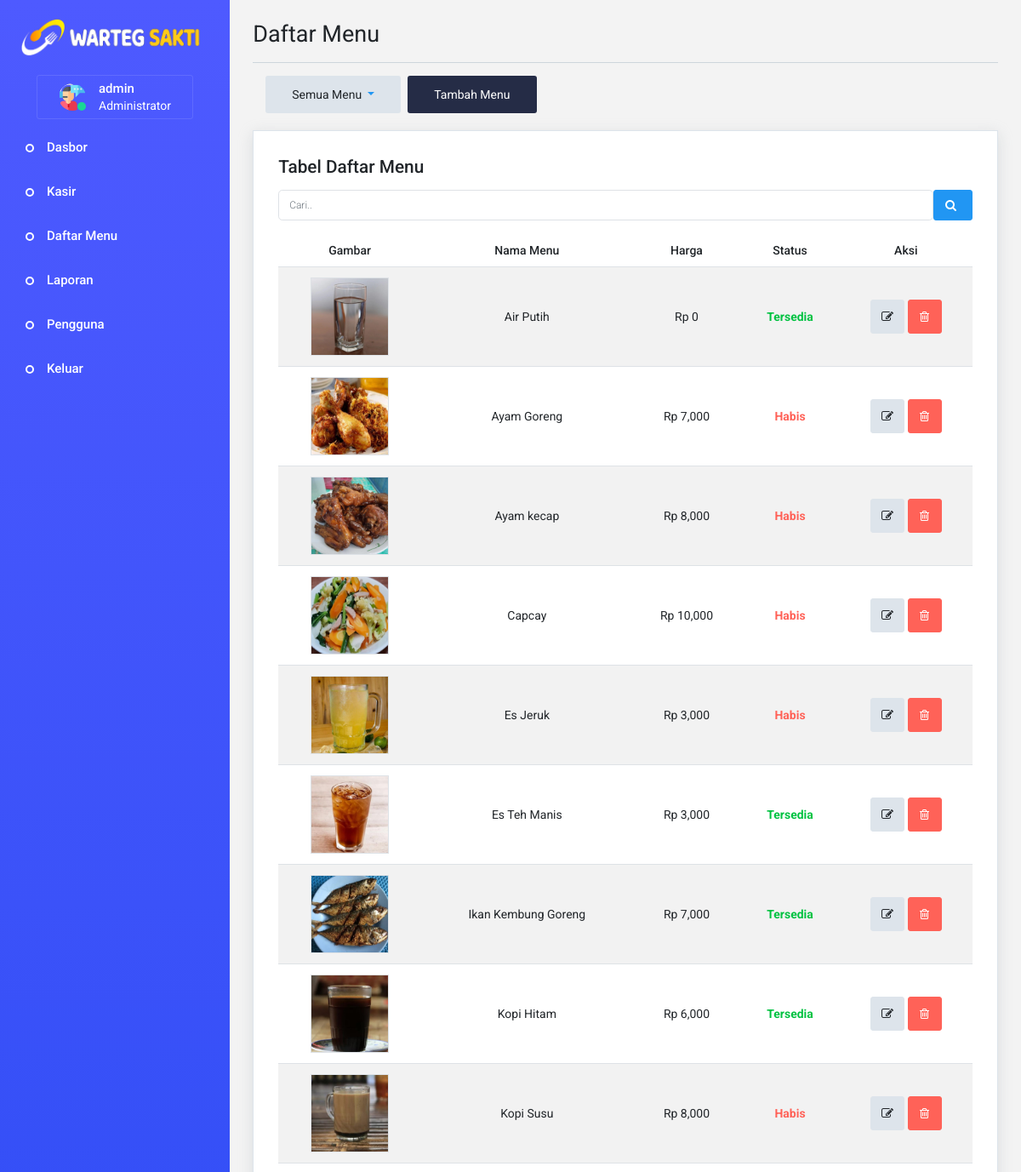
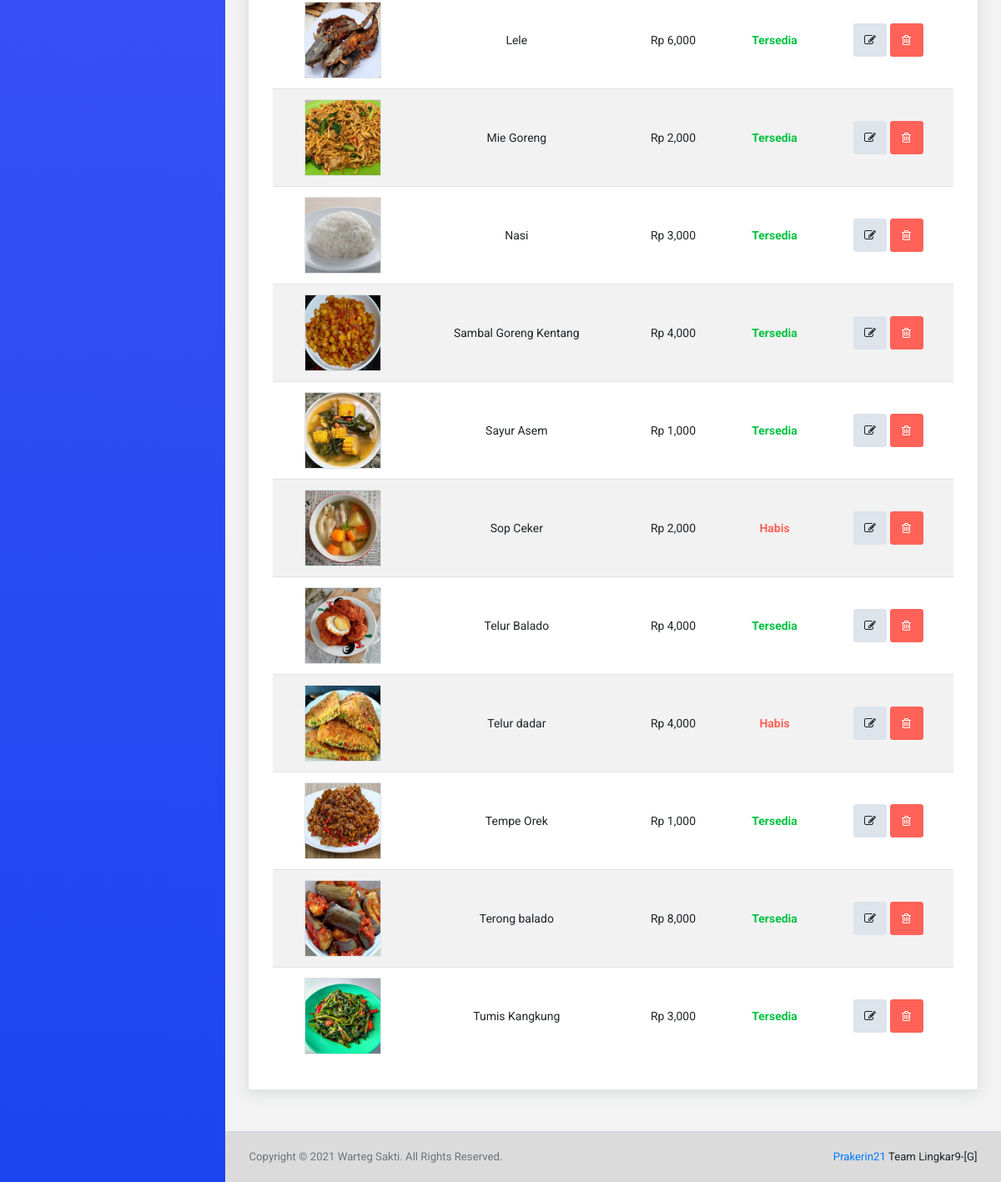
/?p=daftar-menu (signed in), run on the app's committed database (2 pictures, top to bottom).
### tables this page shows
CREATE TABLE `pengguna` (
  `id_pengguna` int(10) NOT NULL,
  `gambar` varchar(50) NOT NULL,
  `nama_lengkap` varchar(50) NOT NULL,
  `email` varchar(50) NOT NULL,
  `telepon` varchar(13) NOT NULL,
  `username` varchar(10) NOT NULL,
  `password` varchar(100) NOT NULL,
  `level` enum('admin','kasir') NOT NULL,
  `status` enum('aktif','pasif') NOT NULL
);

CREATE TABLE `daftar_menu` (
  `id_menu` int(11) NOT NULL,
  `menu` varchar(100) NOT NULL,
  `gambar` varchar(50) NOT NULL,
  `jenis` enum('Makanan','Minuman') NOT NULL,
  `harga` int(11) NOT NULL,
  `status` enum('Tersedia','Habis') NOT NULL,
  `terjual` int(11) NOT NULL DEFAULT 0
);

### condition.php (called while the page is built, shortened)
<?php
  $admin = isset($_SESSION["admin"]);
  $idp = $_SESSION['login']["id_pengguna"];
  $tbp = mysqli_query($conn, "SELECT * FROM pengguna WHERE id_pengguna='$idp'");
  $rowp = mysqli_fetch_assoc($tbp);
?>

### daftarmenu.php (the view, shortened to what this page needs)
<?php isset($_GET['j']) ? $jenis = $_GET['j']:$jenis = "all"; ?>
<div class="row page-title-header">
  <div class="col-12">
    <div class="page-header">
      <h3 class="page-title">
        Daftar Menu
      </h3>
    </div>
  </div>
  <div class="col-12">
    <div class="page-header-toolbar d-flex">
      <div class="filter-wrapper">
        <button type="button" id="dropdownsorting" class="btn btn-secondary dropdown-toggle btn-lg btn-fw" data-toggle="dropdown" title="Daftar Menu">
          <?php
            if( isset($_POST["carimenu"]) ){
              echo "Pencarian";
            } elseif( $jenis=="all" ){
              echo "Semua Menu";
            } elseif( $jenis=="makanan" ){
              echo "Menu Makanan";
            } elseif( $jenis=="minuman" ){
              echo "Menu Minuman";
            } else {
              echo "---";
            }
          ?>
        </button>
      </div>
      <div class="filter-wrapper ml-2">
        <?=$admin ? '<button type="button" class="btn btn-dark btn-lg btn-fw" data-toggle="modal" data-target="#add" title="Tambah Menu">Tambah Menu</button>':"";?>
      </div>
    </div>
  </div>
</div>
<div class="row">
  <div class="col-md-12 grid-margin">
    <div class="card">
      <div class="card-body">
        <h2 class="card-title icon-sm">
          <?php
            if( isset($_POST["carimenu"]) ){
              echo "Hasil Pencarian = ".htmlspecialchars($_POST["carimenu"]);
            } elseif( $jenis=="all" ){
              echo "Tabel Daftar Menu";
            } elseif( $jenis=="makanan" ){
              echo "Tabel Makanan";
            } elseif( $jenis=="minuman" ){
              echo "Tabel Minuman";
            } else {
              echo "???";
            }
          ?>
        </h2>
        <form method="post">
          <div class="form-group d-flex">
            <input type="search" name="carimenu" id="ism" class="form-control form-control-lg" placeholder="Cari.." autocomplete="off" title="Cari">
            <button type="submit" class="btn btn-primary btn-sm" title="Cari"><i class="fa fa-search"></i></button>
          </div>
        </form>
        <div class="table-responsive">
          <table class="table table-striped text-center">
            <thead>
              <tr>
                <th>Gambar</th>
                <th>Nama Menu</th>
                <th>Harga</th>
                <th>Status</th>
                <?=$admin ? "<th>Aksi</th>":"";?>
              </tr>
            </thead>
            <tbody id="psm">
              <?php
                if( isset($_POST["carimenu"]) ){
                  $keymenu = $_POST["carimenu"];
                  if( $keymenu<0 ){
                    echo "<script>window.location.href='?p=daftar-menu'</script>";
                  } else {
                    $tbmenu = mysqli_query($conn, "SELECT * FROM daftar_menu WHERE menu LIKE '%$keymenu%' OR harga LIKE '%$keymenu%' OR status LIKE '%$keymenu%'");
                  }
                } else {
                  if( $jenis=="all" ){
                    $tbmenu = mysqli_query($conn, "SELECT * FROM daftar_menu ORDER BY menu");
                  } else {
                    $tbmenu = mysqli_query($conn, "SELECT * FROM daftar_menu WHERE jenis='$jenis' ORDER BY menu");
                  }
                }
                foreach( $tbmenu as $rowmenu ):
                if( mysqli_num_rows($tbmenu)>0 ):
              ?>
              <tr>
                <td><img src="assets/images/daftarmenu/<?=$rowmenu["gambar"];?>" alt="<?=$rowmenu['menu'];?>" class="thumb-image img-lg" title="Gambar <?=$rowmenu['menu'];?>"></td>
                <td><?=$rowmenu["menu"];?></td>
                <td>Rp <?=number_format($rowmenu["harga"]);?></td>
                <td><?=$rowmenu["status"]=="Tersedia" ? '<strong class="text-success">Tersedia</strong>':'<strong class="text-danger">Habis</strong>';?>
                </td>
                <?php if( $admin ){ ?>
                  <td>
                    <button type="button" class="btn btn-icons btn-secondary" data-toggle="modal" data-target="#edit<?=$rowmenu['id_menu'];?>" title="Ubah"><i class="fa fa-edit"></i></button>
                    <button type="button" class="btn btn-icons btn-danger" data-toggle="modal" data-target="#delete<?=$rowmenu['id_menu'];?>" title="Hapus"><i class="fa fa-trash-o"></i></button>
                  </td>
                <?php } ?>
              </tr>
              <?php
                endif;
                endforeach;
              ?>
            </tbody>
          </table>
        </div>
      </div>
    </div>
  </div>
</div>

### index.php (shortened to what this page needs)
<?php
  require "config.php";
  require "condition.php";
?>
<!DOCTYPE html>
<html lang="id-ID">
  <head>
    <link rel="stylesheet" href="assets/vendors/iconfonts/mdi/css/materialdesignicons.min.css">
    <link rel="stylesheet" href="assets/vendors/iconfonts/font-awesome/css/font-awesome.min.css">
    <link rel="stylesheet" href="assets/css/style.css">
    <link rel="stylesheet" href="assets/css/bootstrap.min.css">
    <link rel="stylesheet" href="assets/css/dashboard.css">
  </head>
  <body>
    <div class="container-scroller">
      <div class="container-fluid page-body-wrapper">
        <nav class="sidebar sidebar-offcanvas" id="sidebar">
          <ul class="nav">
            <li class="nav-item nav-profile my-3">
              <img src="assets/images/logo.png" class="navbar-brand navbar-brand-wrapper brand-log ml-4" alt="logo" title="logo">
            </li>
            <li class="nav-item nav-profile mt-0 mb-2">
              <a href="?p=profil" class="nav-link" title="Profil">
                <div class="profile-image">
                  <img class="img-xs rounded-circle" src='assets/images/user/<?=$rowp["gambar"];?>' alt="profil">
                  <div class="dot-indicator bg-success"></div>
                </div>
                <div class="text-wrapper">
                  <p class="profile-name"><?=$rowp["nama_lengkap"];?></p>
                  <p class="designation"><?=$admin ? "Administrator":"Kasir";?></p>
                </div>
              </a>
            </li>
            <li class="nav-item">
              <a class="nav-link" href="?p=dashboard">
                <span class="menu-title">Dasbor</span>
              </a>
            </li>
            <li class="nav-item">
              <a class="nav-link" href="?p=kasir">
                <span class="menu-title">Kasir</span>
              </a>
            </li>
            <li class="nav-item">
              <a class="nav-link" href="?p=daftar-menu">
                <span class="menu-title">Daftar Menu</span>
              </a>
            </li>
            <li class="nav-item">
              <a class="nav-link" href="?p=laporan">
                <span class="menu-title">Laporan</span>
              </a>
            </li>
            <?php if( $admin ){ ?>
            <li class="nav-item">
              <a class="nav-link" href="?p=pengguna">
                <span class="menu-title">Pengguna</span>
              </a>
            </li>
            <?php } ?>
            <li class="nav-item">
              <a type="button" class="nav-link" data-toggle="modal" data-target="#logout"><span class="menu-title">Keluar</span></a>
            </li>
          </ul>
        </nav>
        <div class="main-panel">
          <div class="content-wrapper">
            <?php
              if( isset($_GET['p']) ){
                $page = $_GET['p'];
                switch( $page ){
                  case "daftar-menu": include "daftarmenu.php"; break;
                }
              } else {
                include 'dashboard.php';
              }
            ?>
          </div>
          <footer class="footer">
            <div class="container-fluid clearfix">
              <span class="text-muted d-block text-center text-sm-left d-sm-inline-block">Copyright &copy; 2021 Warteg Sakti. All Rights Reserved.</span>
              <span class="float-none float-sm-right d-block mt-1 mt-sm-0 text-center"><a href="#">Prakerin21</a> Team Lingkar9-[G]</span>
            </div>
          </footer>
        </div>
      </div>
    </div>
  </body>
</html>

### assets/css/style.css (style rules this page uses)
html { scroll-behavior: smooth; }
body { background-color: #f3f3f3; min-height: 100vh; }

### assets/css/dashboard.css (style rules this page uses)
.nav .nav-item, .navbar-nav .nav-item { line-height: 1; }
img.navbar-brand { width: 80%; height: 100%; max-width: 100%; margin: auto; vertical-align: middle; }
.sidebar { min-height: 100vh; background: linear-gradient(#4e5aff, #1c45ef); font-family: "roboto", sans-serif; padding: 0; width: 270px; z-index: 11; transition: width 0.25s ease, background 0.25s ease; -webkit-transition: width 0.25s ease, background 0.25s ease; -moz-transition: width 0.25s ease, background 0.25s ease; -ms-transition: width 0.25s ease, background 0.25s ease; }
.sidebar > .nav { overflow: hidden; flex-wrap: nowrap; flex-direction: column; }
.sidebar > .nav .nav-item .nav-link { align-items: center; display: flex; padding: 15px 30px 15px 55px; white-space: nowrap; color: #fff; }
.sidebar > .nav .nav-item .nav-link .menu-title { color: inherit; display: inline-block; font-size: 15px; line-height: 1; vertical-align: middle; font-weight: 500; }
.sidebar > .nav .nav-item.nav-profile { max-width: 270px; margin-right: auto; margin-left: auto; margin-top: 30px; margin-bottom: 30px; }
.sidebar > .nav .nav-item.nav-profile .nav-link { display: flex; border-radius: 3px; border: 1px solid rgba(255, 255, 255, 0.11); background-color: rgba(255, 255, 255, 0.1); color: #fff; padding: 15px 25px; }
.sidebar > .nav .nav-item.nav-profile .nav-link .profile-image { margin-right: 15px; position: relative; }
.sidebar > .nav .nav-item.nav-profile .nav-link .dot-indicator { position: absolute; bottom: 0px; right: 0px; }
.sidebar > .nav .nav-item.nav-profile .nav-link .profile-name { margin-bottom: 5px; font-weight: 500; font-size: 15px; color: #fff; }
.sidebar > .nav .nav-item.nav-profile .nav-link .designation { margin-bottom: 0; font-weight: 400; color: #fff; }
.sidebar > .nav > .nav-item > .nav-link { height: 52px; }
.sidebar > .nav > .nav-item:not(.nav-profile) > .nav-link { position: relative; }
.sidebar > .nav > .nav-item:not(.nav-profile) > .nav-link:before { content: ""; position: absolute; left: 30px; right: 50%; width: 10px; height: 10px; border-radius: 100%; border: 2px solid #fff; display: block; }
.sidebar > .nav:not(.sub-menu) > .nav-item > .nav-link { background: transparent; transition-duration: 0.3s; transition-timing-function: "ease-in-out"; transition-property: "background", "color", "box-shadow", "padding"; }
.footer { background: #dbdbdb; padding: 20px 1rem; transition: all 0.25s ease; -moz-transition: all 0.25s ease; -webkit-transition: all 0.25s ease; -ms-transition: all 0.25s ease; border-top: 1px solid #cdd6dc; font-size: calc(0.875rem - 0.05rem); font-family: "roboto", sans-serif; }
.footer a { font-size: inherit; }
.card { box-shadow: 0 0 0 0 rgba(90, 113, 208, 0.11), 0 4px 16px 0 rgba(167, 175, 183, 0.33); border: solid 1px #dde4eb; border-radius: 0px; }
.card .card-title { color: #212529; }
.page-body-wrapper { min-height: calc(100vh - 63px); display: flex; flex-direction: row; padding-left: 0; padding-right: 0; }
.main-panel { transition: width 0.25s ease, margin 0.25s ease; width: calc(100% - 270px); min-height: calc(100vh - 63px); display: flex; flex-direction: column; }
.content-wrapper { background: #f3f3f3; padding: 1.5rem 1.7rem; width: 100%; flex-grow: 1; }
.container-scroller { overflow: hidden; }
.page-header { display: flex; width: 100%; padding-bottom: 15px; border-bottom: 1px solid #cdd6dc; margin-bottom: 15px; }
.page-title { margin-top: 0; margin-bottom: 2px; }
.page-title-header { margin-bottom: 20px; }
.page-header-toolbar { display: flex; align-items: center; width: 100%; }
.page-header-toolbar .btn-group, .page-header-toolbar .btn { border: none; }
.page-header-toolbar .btn-group.dropdown-toggle:after, .page-header-toolbar .btn.dropdown-toggle:after { color: #2196f3; }
.filter-wrapper { display: flex; margin-left: 15px; }

### data on the page
pengguna: gambar (picture), nama_lengkap "admin"
daftar_menu: gambar (picture), menu "Air Putih", harga "0", status "Tersedia"
daftar_menu: gambar (picture), menu "Ayam Goreng", harga "7,000", status "Habis"
daftar_menu: gambar (picture), menu "Ayam kecap", harga "8,000", status "Habis"
daftar_menu: gambar+menu (picture), menu "Capcay", harga "10,000", status "Habis"
daftar_menu: gambar (picture), menu "Es Jeruk", harga "3,000", status "Habis"
daftar_menu: gambar (picture), menu "Es Teh Manis", harga "3,000", status "Tersedia"
daftar_menu: gambar (picture), menu "Ikan Kembung Goreng", harga "7,000", status "Tersedia"
daftar_menu: gambar (picture), menu "Kopi Hitam", harga "6,000", status "Tersedia"
daftar_menu: gambar (picture), menu "Kopi Susu", harga "8,000", status "Habis"
daftar_menu: gambar (picture), menu "Lele", harga "6,000", status "Tersedia"
daftar_menu: gambar (picture), menu "Mie Goreng", harga "2,000", status "Tersedia"
daftar_menu: gambar (picture), menu "Nasi", harga "3,000", status "Tersedia"
daftar_menu: gambar (picture), menu "Sambal Goreng Kentang", harga "4,000", status "Tersedia"
daftar_menu: gambar (picture), menu "Sayur Asem", harga "1,000", status "Tersedia"
daftar_menu: gambar (picture), menu "Sop Ceker", harga "2,000", status "Habis"
daftar_menu: gambar (picture), menu "Telur Balado", harga "4,000", status "Tersedia"
daftar_menu: gambar (picture), menu "Telur dadar", harga "4,000", status "Habis"
daftar_menu: gambar (picture), menu "Tempe Orek", harga "1,000", status "Tersedia"
daftar_menu: gambar (picture), menu "Terong balado", harga "8,000", status "Tersedia"
daftar_menu: gambar (picture), menu "Tumis Kangkung", harga "3,000", status "Tersedia"
